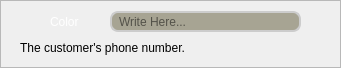
   <widget class="QFrame" name="Color_Frame">
    <property name="geometry">
     <rect>
      <x>10</x>
      <y>288</y>
      <width>341</width>
      <height>68</height>
     </rect>
    </property>
    <property name="minimumSize">
     <size>
      <width>341</width>
      <height>68</height>
     </size>
    </property>
    <property name="maximumSize">
     <size>
      <width>341</width>
      <height>68</height>
     </size>
    </property>
    <property name="frameShape">
     <enum>QFrame::StyledPanel</enum>
    </property>
    <property name="frameShadow">
     <enum>QFrame::Raised</enum>
    </property>
    <widget class="QLabel" name="Rabbit_Color_Icon">
     <property name="geometry">
      <rect>
       <x>20</x>
       <y>11</y>
       <width>21</width>
       <height>21</height>
      </rect>
     </property>
     <property name="minimumSize">
      <size>
       <width>21</width>
       <height>21</height>
      </size>
     </property>
     <property name="maximumSize">
      <size>
       <width>21</width>
       <height>21</height>
      </size>
     </property>
     <property name="styleSheet">
      <string notr="true">border: none;
background-color: rgba(0, 0, 0, 0);
color: rgb(255, 255, 255);
font: 75 18pt &quot;Acme&quot;;</string>
     </property>
     <property name="text">
      <string/>
     </property>
     <property name="pixmap">
      <pixmap resource="resources.qrc">:/Icons/Rabbit_White.png</pixmap>
     </property>
     <property name="scaledContents">
      <bool>true</bool>
     </property>
     <property name="alignment">
      <set>Qt::AlignCenter</set>
     </property>
    </widget>
    <widget class="QLabel" name="Rabbit_Color_Label">
     <property name="geometry">
      <rect>
       <x>50</x>
       <y>11</y>
       <width>51</width>
       <height>21</height>
      </rect>
     </property>
     <property name="minimumSize">
      <size>
       <width>51</width>
       <height>21</height>
      </size>
     </property>
     <property name="maximumSize">
      <size>
       <width>51</width>
       <height>21</height>
      </size>
     </property>
     <property name="styleSheet">
      <string notr="true">QLabel {
border: none;
background-color: rgba(0, 0, 0, 0);
color: rgb(255, 255, 255);
font: 75 13pt &quot;Acme&quot;;
}</string>
     </property>
     <property name="text">
      <string>Color</string>
     </property>
    </widget>
    <widget class="QLineEdit" name="Color_Input">
     <property name="geometry">
      <rect>
       <x>110</x>
       <y>11</y>
       <width>191</width>
       <height>21</height>
      </rect>
     </property>
     <property name="minimumSize">
      <size>
       <width>191</width>
       <height>21</height>
      </size>
     </property>
     <property name="maximumSize">
      <size>
       <width>191</width>
       <height>21</height>
      </size>
     </property>
     <property name="styleSheet">
      <string notr="true">QLineEdit {
	background-color:rgb(167, 164, 147);
	padding-left: 5px;
	border: 2px solid #ccc;
	border-radius: 8px;
	background-repeat: no-repeat;
	background-position: left center;
	font: 75 15pt &quot;Acme&quot;;
}</string>
     </property>
     <property name="maxLength">
      <number>8</number>
     </property>
     <property name="placeholderText">
      <string>Write Here...</string>
     </property>
    </widget>
    <widget class="QLabel" name="Color_Infos">
     <property name="geometry">
      <rect>
       <x>20</x>
       <y>37</y>
       <width>301</width>
       <height>21</height>
      </rect>
     </property>
     <property name="minimumSize">
      <size>
       <width>301</width>
       <height>21</height>
      </size>
     </property>
     <property name="maximumSize">
      <size>
       <width>301</width>
       <height>21</height>
      </size>
     </property>
     <property name="styleSheet">
      <string notr="true">QLabel {border: none;
background-color: rgba(0, 0, 0, 0);
color: rgbrgb(0, 174, 255);
font: 75 13pt &quot;Acme&quot;;
}</string>
     </property>
     <property name="text">
      <string>The customer's phone number.</string>
     </property>
    </widget>
   </widget>
